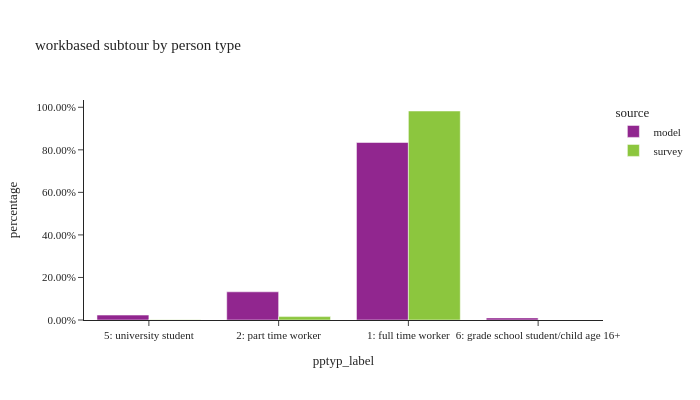

The notebook cell this image was saved under:
### Markdown cell above
## workbased subtour by person type

### Code cell
df_plot = (
    wk_base_subtour.group_by(['source', 'pptyp_label'])
    .agg([
        pl.col('toexpfac').sum().alias('total'),
        pl.col('toexpfac').count().alias('sample_size')
    ])
    .with_columns((pl.col('total') / pl.col('total').sum().over(['source'])).alias('percentage'))
)

fig = px.bar(df_plot.sort(['source']).to_pandas(), x="pptyp_label", y="percentage", color="source",
             barmode="group", hover_data=['total', 'sample_size'], title="workbased subtour by person type")
fig.update_layout(height=400, width=700, font=dict(size=11),
                  yaxis=dict(tickformat=".2%"))
fig.show()

### Figure 1 — Plotly figure (JSON) as saved in the notebook; plotly's stock layout.template omitted (floating-point values rounded to 4 significant figures)
{"data": [{"alignmentgroup": "True", "customdata": [[3563.0, 3563.0], [20410.0, 20410.0], [128500.0, 128500.0], [1524.0, 1524.0]], "hovertemplate": "source=model<br>pptyp_label=%{x}<br>percentage=%{y}<br>total=%{customdata[0]}<br>sample_size=%{customdata[1]}<extra></extra>", "legendgroup": "model", "marker": {"color": "#91268F", "pattern": {"shape": ""}}, "name": "model", "offsetgroup": "model", "orientation": "v", "showlegend": true, "textposition": "auto", "type": "bar", "x": ["5: university student", "2: part time worker", "1: full time worker", "6: grade school student/child age 16+"], "xaxis": "x", "y": [0.02313, 0.1325, 0.8345, 0.009894], "yaxis": "y"}, {"alignmentgroup": "True", "customdata": [[162.4, 5.0], [101100.0, 162.0], [1635.0, 11.0]], "hovertemplate": "source=survey<br>pptyp_label=%{x}<br>percentage=%{y}<br>total=%{customdata[0]}<br>sample_size=%{customdata[1]}<extra></extra>", "legendgroup": "survey", "marker": {"color": "#8CC63E", "pattern": {"shape": ""}}, "name": "survey", "offsetgroup": "survey", "orientation": "v", "showlegend": true, "textposition": "auto", "type": "bar", "x": ["5: university student", "1: full time worker", "2: part time worker"], "xaxis": "x", "y": [0.001578, 0.9825, 0.01589], "yaxis": "y"}], "layout": {"barmode": "group", "font": {"size": 11}, "height": 400, "legend": {"title": {"text": "source"}, "tracegroupgap": 0}, "title": {"text": "workbased subtour by person type"}, "width": 700, "xaxis": {"anchor": "y", "domain": [0.0, 1.0], "title": {"text": "pptyp_label"}}, "yaxis": {"anchor": "x", "domain": [0.0, 1.0], "tickformat": ".2%", "title": {"text": "percentage"}}}}
